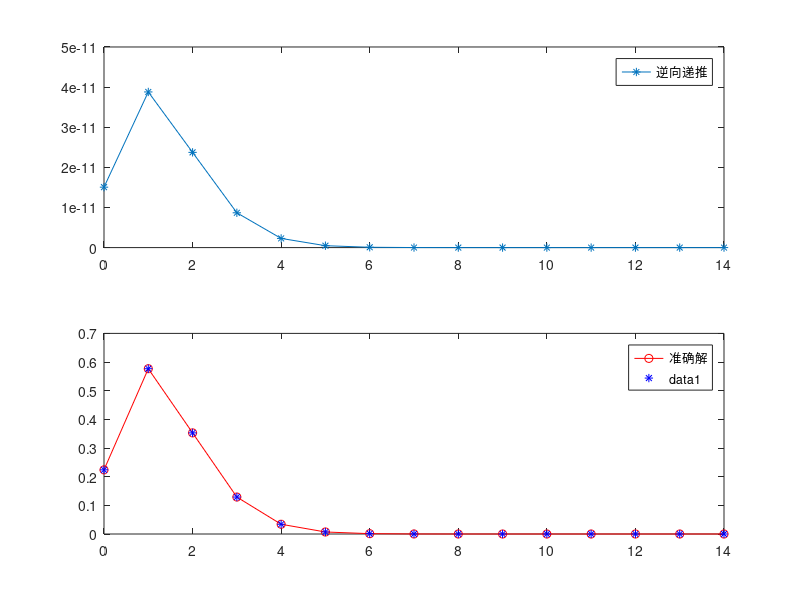

Here is the MATLAB script that generated this plot:
%test2_1.m
clc;clear all;
x=2;
ll=14;
n(1:ll+1)=0:1:ll;
jl(ll+1)=0;
jl(ll)=1e-20;

for i=length(n)-1:-1:2
        jl(i-1)=((2.*(i-1))./x).*jl(i)-jl(i+1);
end
j(1)=0.223890779141236;
j(2)=0.576724807756874;
j(3)=0.352834028615638;
j(4)=0.128943249474402;
j(5)=0.033995719807568;
j(6)=0.007039629755872;
j(7)=0.001202428971790;
j(8)=0.000174944074868;
j(9)=0.000022179552288;
j(10)=0.000002492343435;
j(11)=0.000000251538628;
j(12)=0.000000023042848;
j(13)=0.000000001932695;
j(14)=0.000000000149494;
j(15)=0.000000000010729;
jl1=(j(2)./jl(2)).*jl;
subplot(2,1,1);plot(n,jl,'-*');legend('逆向递推')
subplot(2,1,2);
plot(n,j,'r-o');
hold on
plot(n,j,'b*');
legend('准确解','data1')
